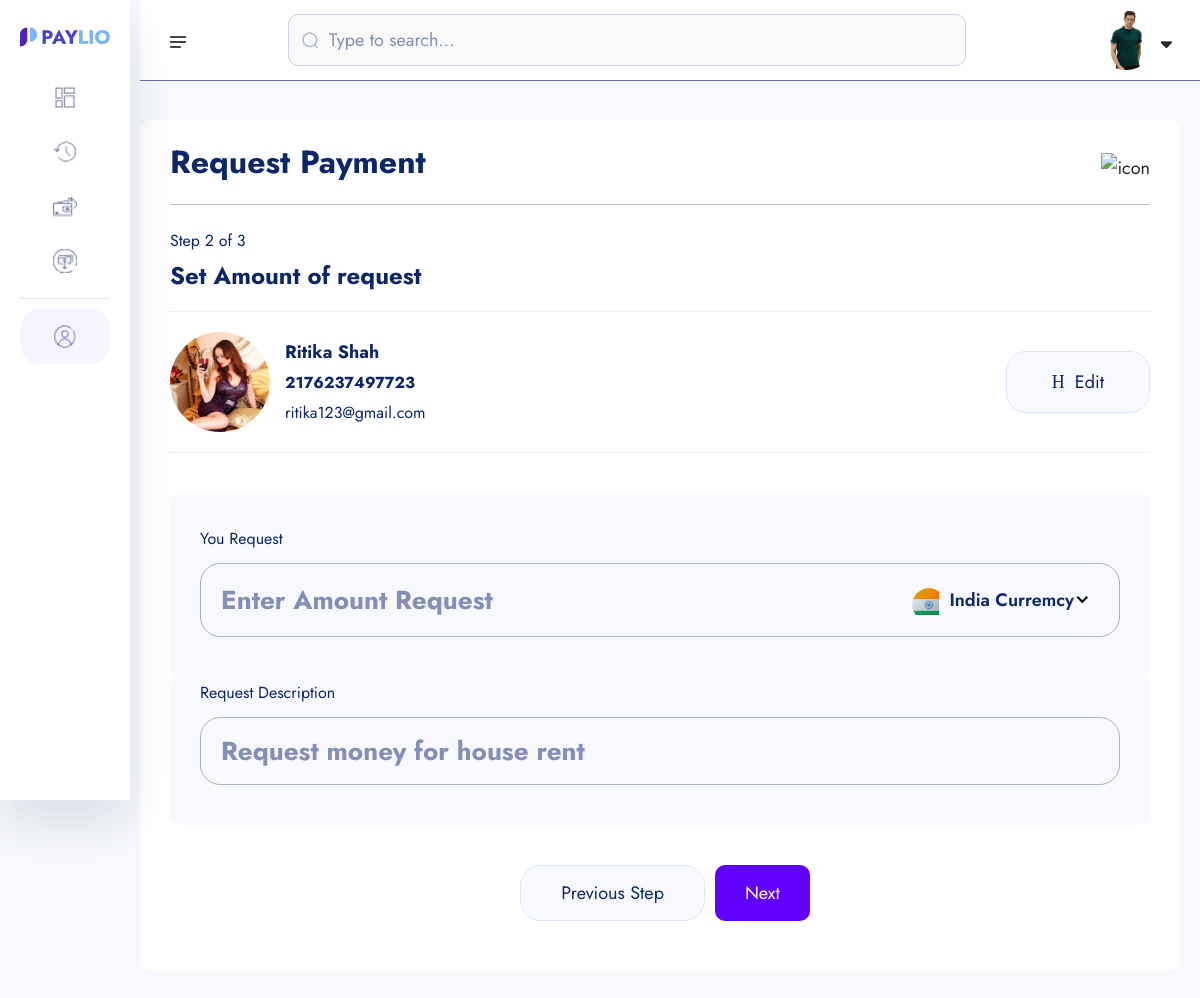
Screenshot of /amount-request/2176237497723/ (signed in) with the database file from the repository.
### userauths/models.py (models this page shows, shortened)
class User(AbstractUser):
    username = models.CharField(max_length=100,null=True, blank=True)
    email = models.EmailField(unique=True, null=True, blank=True)
    is_staff = models.BooleanField(default=True, null=True, blank=True)
    is_superuser = models.BooleanField(default=False, null=True, blank=True)
    USERNAME_FIELD = 'email'
    REQUIRED_FIELDS = ['username']

### account/models.py (models this page shows, shortened)
class KYC(models.Model):
    id = models.UUIDField(primary_key=True, unique=True, default=uuid.uuid4, editable=False)
    user = models.OneToOneField(User, on_delete=models.CASCADE)
    account =  models.OneToOneField(Account, on_delete=models.CASCADE, null=True, blank=True)
    full_name = models.CharField(max_length=1000)
    image = models.ImageField(upload_to="kyc", max_length=255, null=True, default=None)
    marrital_status = models.CharField(choices=MARITAL_STATUS, max_length=40)
    gender = models.CharField(choices=GENDER, max_length=40)
    identity_type = models.CharField(choices=IDENTITY_TYPE, max_length=140)
    identity_image = models.ImageField(upload_to="kyc", null=True, blank=True)
    date_of_birth = models.DateTimeField(auto_now_add=False)
    signature = models.ImageField(upload_to="kyc")
    country = models.CharField(max_length=100)
    state = models.CharField(max_length=100)
    city = models.CharField(max_length=100)
    mobile = models.CharField(max_length=200)
    fax = models.CharField(max_length=300)
    date = models.DateTimeField(auto_now_add=True)

class Account(models.Model):
    id = models.UUIDField(primary_key=True, unique=True, default=uuid.uuid4, editable=False)
    user = models.OneToOneField(User, on_delete=models.CASCADE)
    account_balance = models.DecimalField(max_digits=12, decimal_places=2, default=0.00)   #123 345 789 102
    account_number = ShortUUIDField(unique=True, length=10, max_length=25, prefix="217", alphabet="1234567890")
    account_id = ShortUUIDField(unique=True, length=10, max_length=25, prefix="DEX", alphabet="1234567890")
    pin_number = ShortUUIDField(unique=True, length=4, max_length=7, alphabet="1234567890")
    red_code = ShortUUIDField(unique=True, length=10, max_length=20, alphabet="abcdefgh1234567890")
    account_status = models.CharField(max_length=100, choices=ACCOUNT_STATUS, default="in-active")
    date = models.DateTimeField(auto_now_add=True)
    kyc_submitted = models.BooleanField(default=False)
    kyc_confirmed = models.BooleanField(default=False)
    recommended_by = models.ForeignKey(User, on_delete=models.DO_NOTHING, blank=True, null=True, related_name="recommended_by")
    class Meta:
        ordering = ['-date']

### core/views.py (the view)
# urls.py: path('amount-request/<str:account_number>/', views.AmountRequest.as_view(), name="amount-request"),
class AmountRequest(TemplateView):
    template_name = 'payment_request/amount-request.html'
    def get_context_data(self, **kwargs):
        context = super().get_context_data(**kwargs)
        account_number = kwargs.get('account_number')
        try:
            account = Account.objects.get(account_number=account_number)
        except Account.DoesNotExist:
            context['redirect_to_search'] = True
            return context
        context['account'] = account
        return context
    def get(self, request, *args, **kwargs):
        context = self.get_context_data(**kwargs)
        if context.get('redirect_to_search'):
            messages.warning(self.request, "Account does not exist.")
            return redirect("core:request-search-account")
        return self.render_to_response(context)

### templates/payment_request/amount-request.html (shortened to what this page needs)
{% extends "partials/dashboard-base.html" %}
{% load static %}
{% load humanize %}
{% block content %}
    <section class="dashboard-section body-collapse pay step step-2">
        <div class="overlay pt-120">
            <div class="container-fruid">
                <div class="main-content">
                    <div class="head-area d-flex align-items-center justify-content-between">
                        <h4>Request Payment</h4>
                        <div class="icon-area">
                            <img src="{% static 'assets1/images/icon/support-icon.png' %}" alt="icon">
                        </div>
                    </div>
                    <div class="choose-recipient">
                        <div class="step-area">
                            <span class="mdr">Step 2 of 3</span>
                            <h5>Set Amount of request</h5>
                        </div>
                        <div class="user-select">
                            <div class="single-user">
                                <div class="left d-flex align-items-center">
                                    <div class="img-area">
                                        <img src="{{ account.user.kyc.image.url }}" style="width: 100px; height: 100px; border-radius: 50%; object-fit: cover;"  alt="image">
                                    </div>
                                    <div class="text-area">
                                        <p>{{ account.user.kyc.full_name|title }}</p>
                                        <span class="mdr"><b>{{ account.account_number }}</b></span> <br>
                                        <span class="mdr">{{ account.user.email }}</span>
                                    </div>
                                </div>
                                <div class="right">
                                    <a href="{% url 'core:search-account' %}">
                                        <i class="icon-h-edit"></i>
                                        Edit
                                    </a>
                                </div>
                            </div>
                        </div>
                    </div>
                    <form action="{% url 'core:amount-request-process' account.account_number  %}" method="POST">
                        <div class="send-banance">
                            <span class="mdr">You Request</span>
                            <div class="input-area">
                                <input class="xxlr" placeholder="Enter Amount Request" type="number" name="amount-request" id="amount-request">
                            </div>
                        </div>
                        <div class="send-banance pt-0 mt-0">
                            <span class="mdr">Request Description</span>
                            <div class="input-area">
                                <input class="xxlr" placeholder="Request money for house rent" type="text" name="description">
                            </div>
                        </div>
                        <div class="footer-area mt-40">
                            <a href="{% url 'core:request-search-account' %}">Previous Step</a>
                            <button type="submit" style="padding: 10px 30px; border-radius: 10px; background: rgb(98, 0, 255); color: #fff;" class="active">Next</button>
                        </div>
                    </form>
                </div>
            </div>
        </div>
    </section>
    {% endblock %}

### templates/partials/dashboard-base.html (shortened to what this page needs)
{% load static %}
{% load crispy_forms_tags %}
<!doctype html>
<html lang="en">
<head>
    <link rel="stylesheet" href="{% static 'assets1/css/bootstrap.min.css' %}">
    <link rel="stylesheet" href="{% static 'assets1/css/fontawesome.min.css' %}">
    <link rel="stylesheet" href="{% static 'assets1/css/jquery-ui.css' %}">
    <link rel="stylesheet" href="{% static 'assets1/css/plugin/apexcharts.css' %}">
    <link rel="stylesheet" href="{% static 'assets1/css/plugin/nice-select.css' %}">
    <link rel="stylesheet" href="{% static 'assets1/css/arafat-font.css' %}">
    <link rel="stylesheet" href="{% static 'assets1/css/plugin/animate.css' %}">
    <link rel="stylesheet" href="{% static 'assets1/css/style.css' %}">
</head>
<body>
    <header class="header-section body-collapse">
        <div class="overlay">
            <div class="container-fruid">
                <div class="row d-flex header-area">
                    <div class="navbar-area d-flex align-items-center justify-content-between">
                        <div class="sidebar-icon">
                            <img src="{% static 'assets1/images/icon/menu.png' %}" alt="icon">
                        </div>
                        <form method="POST" class="flex-fill">
                            <div class="form-group d-flex align-items-center">
                                <img src="{% static 'assets1/images/icon/search.png' %}" alt="icon">
                                <input type="text" placeholder="Type to search...">
                            </div>
                        </form>
                        <div class="dashboard-nav">
                            <div class="single-item user-area">
                                <div class="profile-area d-flex align-items-center">
                                    <span class="user-profile">
                                        {% if request.user.kyc.image.url %}
                                            <img style="width: 60px; height: 60px; border-radius: 50%; object-fit: cover;" src="{{ request.user.kyc.image.url }}" alt="image">
                                        {% else %}
                                            <img src="{% static 'assets1/images/default.jpg' %}"  style="width: 50px; height: 50px; border-radius: 50%; object-fit: cover;" alt="">
                                        {% endif %}
                                    </span>
                                    <i class="fa-solid fa-sort-down"></i>
                                </div>
                            </div>
                        </div>
                    </div>
                    <div class="sidebar-wrapper">
                        <div class="sidebar-logo">
                            <a href="{% url 'account:dashboard' %}"><img src="{% static 'assets/images/logo.png' %}" alt="logo"></a>
                        </div>
                        <ul>
                            <li>
                                <a href="{% url 'account:dashboard' %}">
                                    <img src="{% static 'assets1/images/icon/dashboard.png' %}" alt="Dashboard"> <span>Dashboard</span>
                                </a>
                            </li>
                            <li>
                                <a href="{% url 'core:transaction-list' %}">
                                    <img src="{% static 'assets1/images/icon/transactions.png' %}" alt="Transactions"> <span>Transactions</span>
                                </a>
                            </li>
                            <li>
                                <a href="{% url 'core:search-account' %}">
                                    <img src="{% static 'assets1/images/icon/pay.png' %}" alt="Pay"> <span>Pay</span>
                                </a>
                            </li>
                            <li>
                                <a href="{% url 'core:request-search-account' %}">
                                    <img src="{% static 'assets1/images/icon/receive.png' %}" alt="Receive"> <span>Receive</span>
                                </a>
                            </li>
                        </ul>
                        <ul class="bottom-item">
                            <li class="active">
                                <a href="{% url 'account:account' %}">
                                    <img src="{% static 'assets1/images/icon/account.png' %}" alt="Account"> <span>Account Details</span>
                                </a>
                            </li>
                        </ul>
                    </div>
                </div>
            </div>
        </div>
    </header>
{% block content %}
{% endblock content %}
</body>
</html>

### rows the page displays
User: user.kyc.image (picture)
Account: user.kyc.image (picture), user.kyc.full_name "Ritika Shah", account_number "2176237497723", user.email "ritika123@gmail.com"
